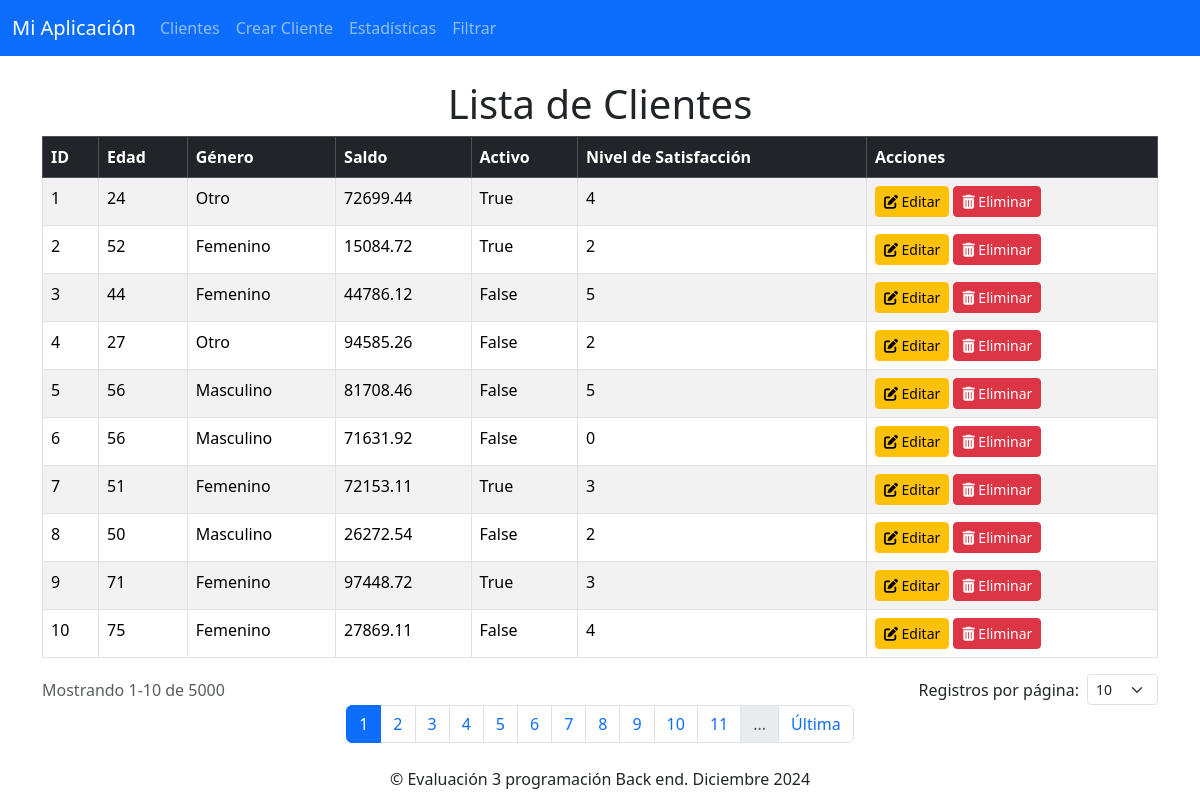
The app's page /listar/ with its own data.
### api/models.py (models this page shows, shortened)
class Cliente(models.Model):
	GENEROS = [
		('Masculino', 'M'),
		('Femenino', 'F'),
		('Otro', 'O'),
	]
	NIVELES_SATISFACCION = [
		(1, 'Muy insatisfecho'),
		(2, 'Insatisfecho'),
		(3, 'Neutral'),
		(4, 'Satisfecho'),
		(5, 'Muy satisfecho'),
	]
	cliente_id = models.CharField(max_length=50, unique=True)
	edad = models.IntegerField()
	genero = models.CharField(max_length=10, choices=GENEROS) #Uso de choices.
	saldo = models.FloatField()
	activo = models.BooleanField(default=True)
	nivel_satisfaccion = models.IntegerField(choices=NIVELES_SATISFACCION) #Uso de choices.

### api/views.py (the view)
# urls.py: path('listar/', listar_clientes, name='listar_clientes'),
def listar_clientes(request):
	opciones_registros = [10, 20, 50, 100]
	registros_por_pagina = int(request.GET.get('registros', 10))
	clientes = Cliente.objects.all()
	paginator = Paginator(clientes, registros_por_pagina)  # Configura la paginación
	pagina = request.GET.get('page')  # Obtiene el número de página actual desde los parámetros GET
	clientes_pagina = paginator.get_page(pagina)  # Obtiene la página actual
	return render(request, 'listar_clientes.html', {
		'clientes_pagina': clientes_pagina,
		'registros_por_pagina': registros_por_pagina,
		'opciones_registros': opciones_registros,
	})

### api/templates/listar_clientes.html (shortened to what this page needs)
{% extends 'base.html' %}
{% block content %}
<h1 class="text-center">Lista de Clientes</h1>
<table class="table table-striped table-bordered">
    <thead class="table-dark">
        <tr>
            <th>ID</th>
            <th>Edad</th>
            <th>Género</th>
            <th>Saldo</th>
            <th>Activo</th>
            <th>Nivel de Satisfacción</th>
            <th>Acciones</th>
        </tr>
    </thead>
    <tbody>
        {% for cliente in clientes_pagina %}
        <tr>
            <td>{{ cliente.cliente_id }}</td>
            <td>{{ cliente.edad }}</td>
            <td>{{ cliente.genero }}</td>
            <td>{{ cliente.saldo }}</td>
            <td>{{ cliente.activo }}</td>
            <td>{{ cliente.nivel_satisfaccion }}</td>
            <td>
                <a href="{% url 'actualizar_cliente' cliente.pk %}" class="btn btn-warning btn-sm">
                    <i class="fas fa-edit"></i> Editar
                </a>
                <a href="{% url 'eliminar_cliente' cliente.pk %}" class="btn btn-danger btn-sm">
                    <i class="fas fa-trash-alt"></i> Eliminar
                </a>
            </td>
        </tr>
        {% endfor %}
    </tbody>
</table>
<div class="d-flex justify-content-between align-items-center mt-3">
    <span class="text-muted">Mostrando {{ clientes_pagina.start_index }}-{{ clientes_pagina.end_index }} de {{ clientes_pagina.paginator.count }}</span>
    <form method="get" class="d-flex align-items-center">
        <label for="registros" class="me-2">Registros por página:</label>
        <select name="registros" id="registros" class="form-select form-select-sm w-auto" onchange="this.form.submit()">
            {% for cantidad in opciones_registros %}
            <option value="{{ cantidad }}" {% if registros_por_pagina == cantidad %}selected{% endif %}>
                {{ cantidad }}
            </option>
            {% endfor %}
        </select>
    </form>
</div>
<nav>
    <ul class="pagination justify-content-center">
        {% for num in clientes_pagina.paginator.page_range %}
        {% if num >= clientes_pagina.number|add:'-10' and num <= clientes_pagina.number|add:'10' %}
        <li class="page-item {% if clientes_pagina.number == num %}active{% endif %}">
            <a class="page-link" href="?page={{ num }}&registros={{ registros_por_pagina }}">{{ num }}</a>
        </li>
        {% endif %}
        {% endfor %}
        {% if clientes_pagina.number < clientes_pagina.paginator.num_pages|add:'-2' %}
        <li class="page-item disabled"><span class="page-link">...</span></li>
        <li class="page-item">
            <a class="page-link" href="?page={{ clientes_pagina.paginator.num_pages }}&registros={{ registros_por_pagina }}">Última</a>
        </li>
        {% endif %}
    </ul>
</nav>
{% endblock %}

### api/templates/base.html (shortened to what this page needs)
<!DOCTYPE html>
<html lang="en">
<head>
    <link href="https://cdn.jsdelivr.net/npm/bootstrap@5.3.2/dist/css/bootstrap.min.css" rel="stylesheet">
    <link href="https://cdnjs.cloudflare.com/ajax/libs/font-awesome/6.0.0/css/all.min.css" rel="stylesheet">
</head>
<body>
    <nav class="navbar navbar-expand-lg navbar-dark bg-primary">
        <div class="container-fluid">
            <a class="navbar-brand" href="/">Mi Aplicación</a>
            <div class="collapse navbar-collapse" id="navbarNav">
                <ul class="navbar-nav">
                    <li class="nav-item">
                        <a class="nav-link" href="/listar/">Clientes</a>
                    </li>
                    <li class="nav-item">
                        <a class="nav-link" href="/crear/">Crear Cliente</a>
                    </li>
                    <li class="nav-item">
                        <a class="nav-link" href="/estadisticas/">Estadísticas</a>
                    </li>
			<li class="nav-item">
                        <a class="nav-link" href="/filtrar/">Filtrar</a>
                    </li>
                </ul>
            </div>
        </div>
    </nav>
    <div class="container mt-4">
        {% block content %}
        {% endblock %}
    </div>
    <footer class="text-center mt-4">
        <p>&copy; Evaluación 3 programación Back end. Diciembre 2024</p>
    </footer>
</body>
</html>

### records on screen
Cliente: cliente_id "1", edad "24", genero "Otro", saldo "72699.44", activo "True", nivel_satisfaccion "4"
Cliente: cliente_id "2", edad "52", genero "Femenino", saldo "15084.72", activo "True", nivel_satisfaccion "2"
Cliente: cliente_id "3", edad "44", genero "Femenino", saldo "44786.12", activo "False", nivel_satisfaccion "5"
Cliente: cliente_id "4", edad "27", genero "Otro", saldo "94585.26", activo "False", nivel_satisfaccion "2"
Cliente: cliente_id "5", edad "56", genero "Masculino", saldo "81708.46", activo "False", nivel_satisfaccion "5"
Cliente: cliente_id "6", edad "56", genero "Masculino", saldo "71631.92", activo "False", nivel_satisfaccion "0"
Cliente: cliente_id "7", edad "51", genero "Femenino", saldo "72153.11", activo "True", nivel_satisfaccion "3"
Cliente: cliente_id "8", edad "50", genero "Masculino", saldo "26272.54", activo "False", nivel_satisfaccion "2"
Cliente: cliente_id "9", edad "71", genero "Femenino", saldo "97448.72", activo "True", nivel_satisfaccion "3"
Cliente: cliente_id "10", edad "75", genero "Femenino", saldo "27869.11", activo "False", nivel_satisfaccion "4"

### other values on screen
{{ clientes_pagina.start_index }} "1"
{{ clientes_pagina.end_index }} "10"
{{ clientes_pagina.paginator.count }} "5000"
{{ num }} "1" "2" "3" "4" "5" "6" "7" "8" "9" "10" "11"
form field registros "10"
